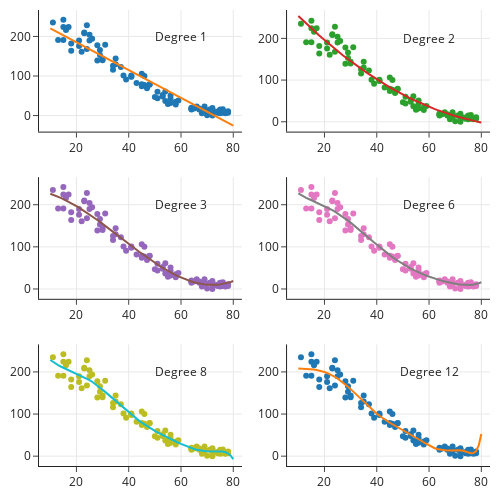

Here is the notebook cell this chart was saved with:
### Markdown cell above
We can also visualize the different polynomial fits in separate facets.

### Code cell
ys = [make_ys(mod = mods[j], deg = degrees[j], xs = xs)
      for j in range(6)]

fig = make_subplots(rows=3, cols=2)

fig.add_trace(
    go.Scatter(x=X['temp'], y=y,
              mode="markers"),
    row=1, col=1)

fig.add_trace(
    go.Scatter(x=xs, y=ys[0]), 
    row=1, col=1)

fig.add_annotation(x=60, y=200,
            text="Degree 1", showarrow=False,
            row=1, col=1)

fig.add_trace(
    go.Scatter(x=X['temp'], y=y,
              mode="markers"),
    row=1, col=2)

fig.add_trace(
    go.Scatter(x=xs, y=ys[1]), 
    row=1, col=2)

fig.add_annotation(x=60, y=200,
            text="Degree 2", showarrow=False,
            row=1, col=2)

fig.add_trace(
    go.Scatter(x=X['temp'], y=y,
              mode="markers"),
    row=2, col=1)

fig.add_trace(
    go.Scatter(x=xs, y=ys[2]), 
    row=2, col=1)

fig.add_annotation(x=60, y=200,
            text="Degree 3", showarrow=False,
            row=2, col=1)

fig.add_trace(
    go.Scatter(x=X['temp'], y=y,
              mode="markers"),
    row=2, col=2)

fig.add_trace(
    go.Scatter(x=xs, y=ys[3]), 
    row=2, col=2)

fig.add_annotation(x=60, y=200,
            text="Degree 6", showarrow=False,
            row=2, col=2)

fig.add_trace(
    go.Scatter(x=X['temp'], y=y,
              mode="markers"),
    row=3, col=1)

fig.add_trace(
    go.Scatter(x=xs, y=ys[4]), 
    row=3, col=1)

fig.add_annotation(x=60, y=200,
            text="Degree 8", showarrow=False,
            row=3, col=1)

fig.add_trace(
    go.Scatter(x=X['temp'], y=y,
              mode="markers"),
    row=3, col=2)

fig.add_trace(
    go.Scatter(x=xs, y=ys[5]), 
    row=3, col=2)

fig.add_annotation(x=60, y=200,
            text="Degree 12", showarrow=False,
            row=3, col=2)


fig.update_layout(height=500, width=500, showlegend=False)
fig.show()
